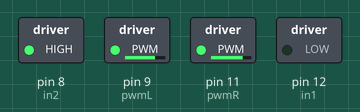
The sketch below on a simulated Arduino Uno, built with avr-gcc and run on an emulated ATmega328P. Parts: switched loads named in the sketch (green lamp = pin HIGH).

Above: at 0.1 s.
Timing chart, 0 to 1.6 s (numbered marks = the images above):
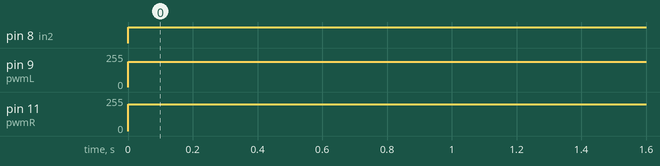

Measured:
- by itself, pin 8 (in2): LOW → HIGH at 0.00 s
- by itself, pin 9 (pwmL): 0/255 → 190/255 at 0.00 s
- by itself, pin 11 (pwmR): 0/255 → 200/255 at 0.00 s

The sketch:

dc_motor_test.ino
```cpp
const int pwm_1 = 5;
//const int in_1 = 3;
//const int in_2 = 4;
const int qtiR = A0;
const int qtiL = A1;
//motor pins go to digital
//pwm goes to analog
//M.P recieves HIGH and LOW states; PWM receives input for motor power.
#define in1 12          // Motor Output
#define in2 8
#define pwmL 9
#define pwmR 11
void setup() {
  // put your setup code here, to run once:
  pinMode(pwmL, OUTPUT);
  pinMode(pwmR, OUTPUT);
  pinMode(in1, OUTPUT);
  pinMode(in2, OUTPUT);
  pinMode(qtiL, INPUT_PULLUP);
  pinMode(qtiR, INPUT_PULLUP);
  Serial.begin(9600);
}


void loop() {
  // put your main code here, to run repeatedly:


  digitalWrite(in1, LOW);
  digitalWrite(in2, HIGH);
  analogWrite(pwmL, 190);
  analogWrite(pwmR, 200);
  /*Serial.print("Left Value: ");
  Serial.print(analogRead(qtiL));
  Serial.print("     Right Value: ");
  Serial.println(analogRead(qtiR));*/
  //delay(1000);


}
```
